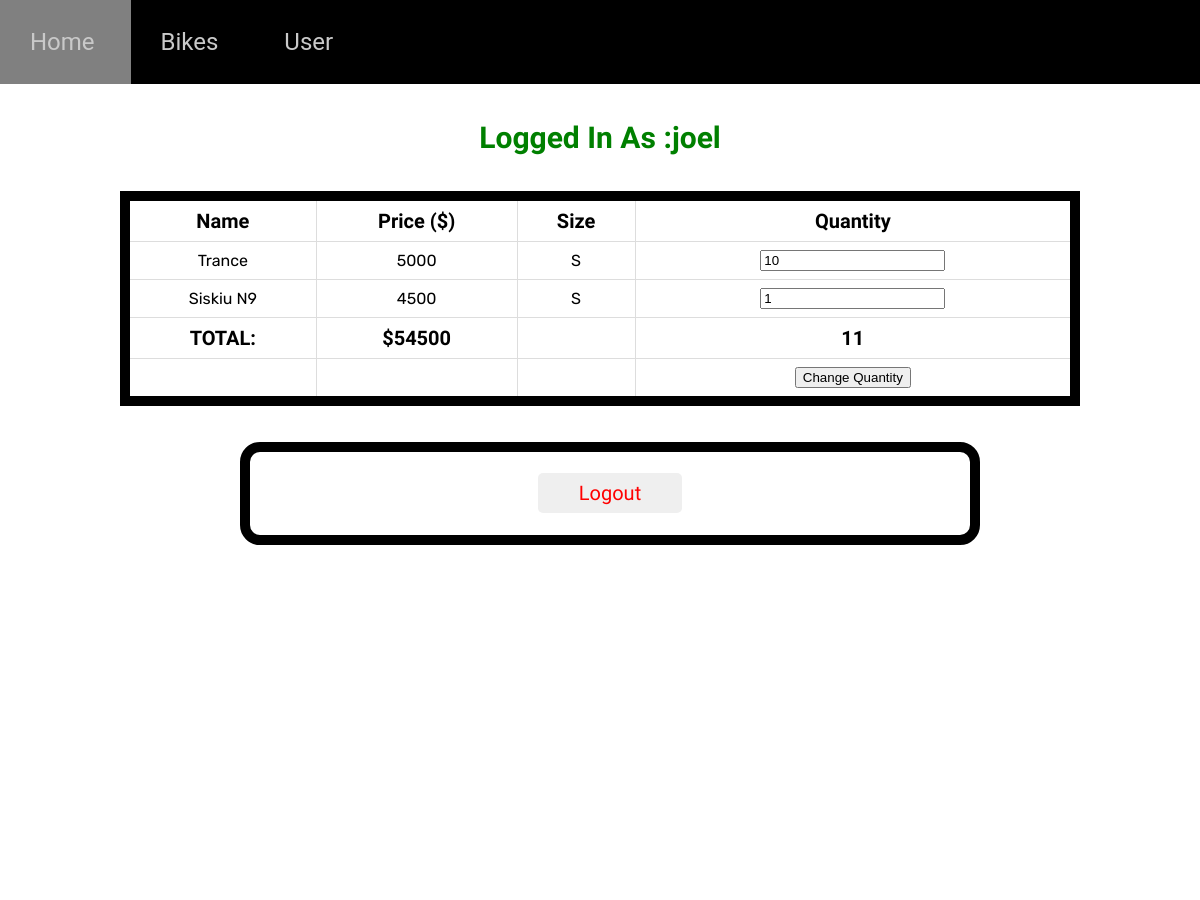
/user (signed in, upper part), run on an earlier commit of the app's database.
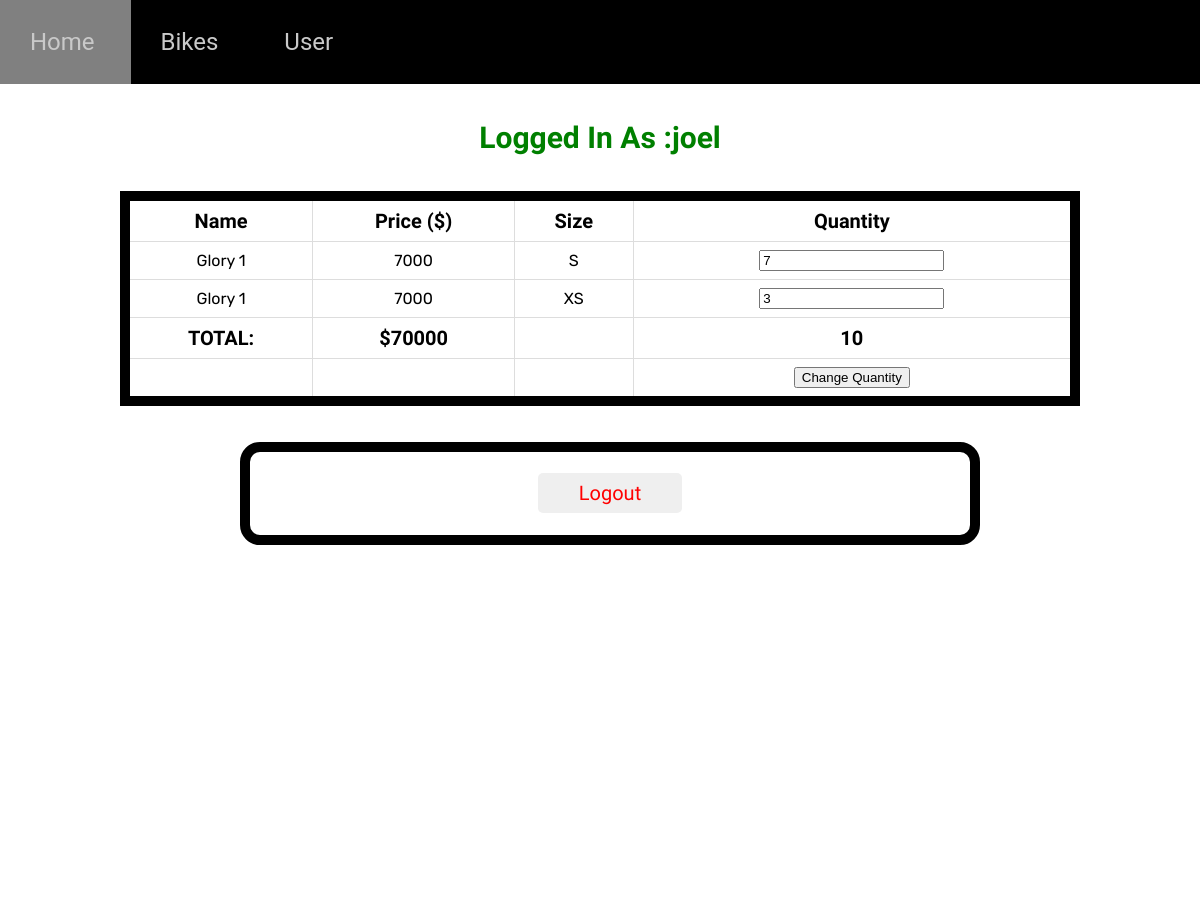
And on a later commit of the database.
### tables this page shows
CREATE TABLE cart (user_id INTEGER REFERENCES users (id), bike_id INTEGER REFERENCES bikes (id), quantity INTEGER NOT NULL DEFAULT (1), id INTEGER PRIMARY KEY NOT NULL, size INTEGER REFERENCES sizes (id) NOT NULL);

CREATE TABLE bikes (id INTEGER PRIMARY KEY NOT NULL UNIQUE, name STRING UNIQUE NOT NULL, type INT REFERENCES type (id) NOT NULL, price INT NOT NULL, brand INT NOT NULL REFERENCES brand (id), year INT NOT NULL, wheel_size REFERENCES wheel_sizes (id) NOT NULL, image STRING UNIQUE NOT NULL, description STRING NOT NULL, gender INTEGER REFERENCES genders (id) NOT NULL);

CREATE TABLE sizes (id INTEGER PRIMARY KEY UNIQUE NOT NULL, size STRING NOT NULL UNIQUE);

### main.py (the view, shortened to what this page needs)
@app.route("/user", methods=["GET", "POST"])
def user():
    if session.get('logstatus', None) == "false":
        return redirect(url_for("bikes"))
    else:
        user_id = session.get('logstatus', None)
        conn = sqlite3.connect('Beamma-Bikes.db')
        c = conn.cursor()
        c.execute("SELECT bikes.name, bikes.price, cart.quantity, cart.id, cart.user_id, sizes.size FROM cart INNER JOIN bikes ON cart.bike_id = bikes.id INNER JOIN sizes ON cart.size = sizes.id WHERE user_id=?", (user_id,))
        cart = c.fetchall()
        c.execute("SELECT name FROM users WHERE id=?",(user_id,))
        name = c.fetchall()
        name = name[0]
        conn.close()
        price = 0
        quantity = 0
        for i in range(len(cart)):
            bike = cart[i]
            quantity += bike[2]
            price += bike[1] * bike[2]
        return render_template("user.html", logstatus = session.get('logstatus', None), cart = cart, name = name[0], price = price, quantity = quantity, adminstatus = session.get('adminstatus', None))

### templates/user.html
{% extends 'layout.html' %}
{% block content %}
<div class = "user">
  <h2>Logged In As :{{ name }}</h2>
  <form method="POST">
  <div class = "cart">
    <table>
      <tr>
        <th>Name</th>
        <th>Price ($)</th>
        <th>Size</th>
        <th>Quantity</th>
      </tr>
      {% for items in cart %}
      <tr>
        <td>
          {{ items[0] }}
        </td>
        <td>
          {{ items[1] }}
        </td>
        <td>
          {{ items[5] }}
        </td>
          <td><input type = "number" name = {{ items[3] }} value = {{ items[2] }} ></input></td>
      {% endfor %}
      </tr>
        <tr>
          <th>TOTAL:</th>
          <th>${{ price }}</th>
          <th></th>
          <th>{{ quantity }}</th>
        </tr>
        <tr>
          <td></td>
          <td></td>
          <td></td>
          <td id = "quantity"><input type ="submit" value = "Change Quantity"></input></td>
      </table>
    </div>
    </form>
    <form method="POST">
      <div class = "logout">
        <input type = "submit" name = "logout" value = "Logout"></input>
      </div>
    </form>
</div>
{% endblock %}

What changed in the data, as far as the page shows it:
removed cart: name "Trance", price "5000", size "S", id+quantity "10"
removed cart: name "Siskiu N9", price "4500", size "S", quantity "1"
added cart: name "Glory 1", price "7000", size "S", quantity "7"
added cart: name "Glory 1", price "7000", size "XS", quantity "3"
Also different on the page:
{{ price }}: "54500" → "70000"
{{ quantity }}: "11" → "10"
